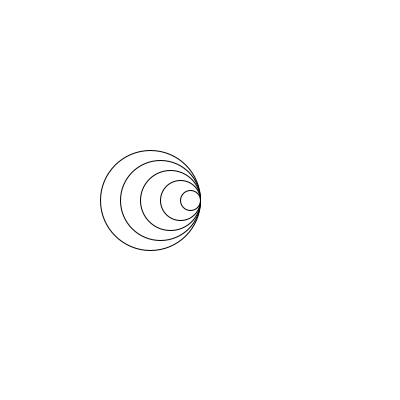
Frame 1 (no input)
Frame 60 (the mouse pressed at the canvas centre just before this capture): identical to frame 1, image omitted
Frame 120 (the mouse held since frame 60 and released just before this capture): identical to frame 1, image omitted

The Processing sketch that drew this single still picture (run headless with seeded random() and noise(); from frame 60 on, the mouse is pressed at the canvas centre):

// Processing sketch: h09_opdracht9_6
// ── h09_opdracht9_6.pde

void setup(){
  size(400,400);
}

void draw(){
  background(255,255,255);
  
  int sizeC = 100;
  for(int i = 0; i < 5; i++){
    ellipse(200 - sizeC/2,200,sizeC,sizeC);
    sizeC -= 20;
  }
}
